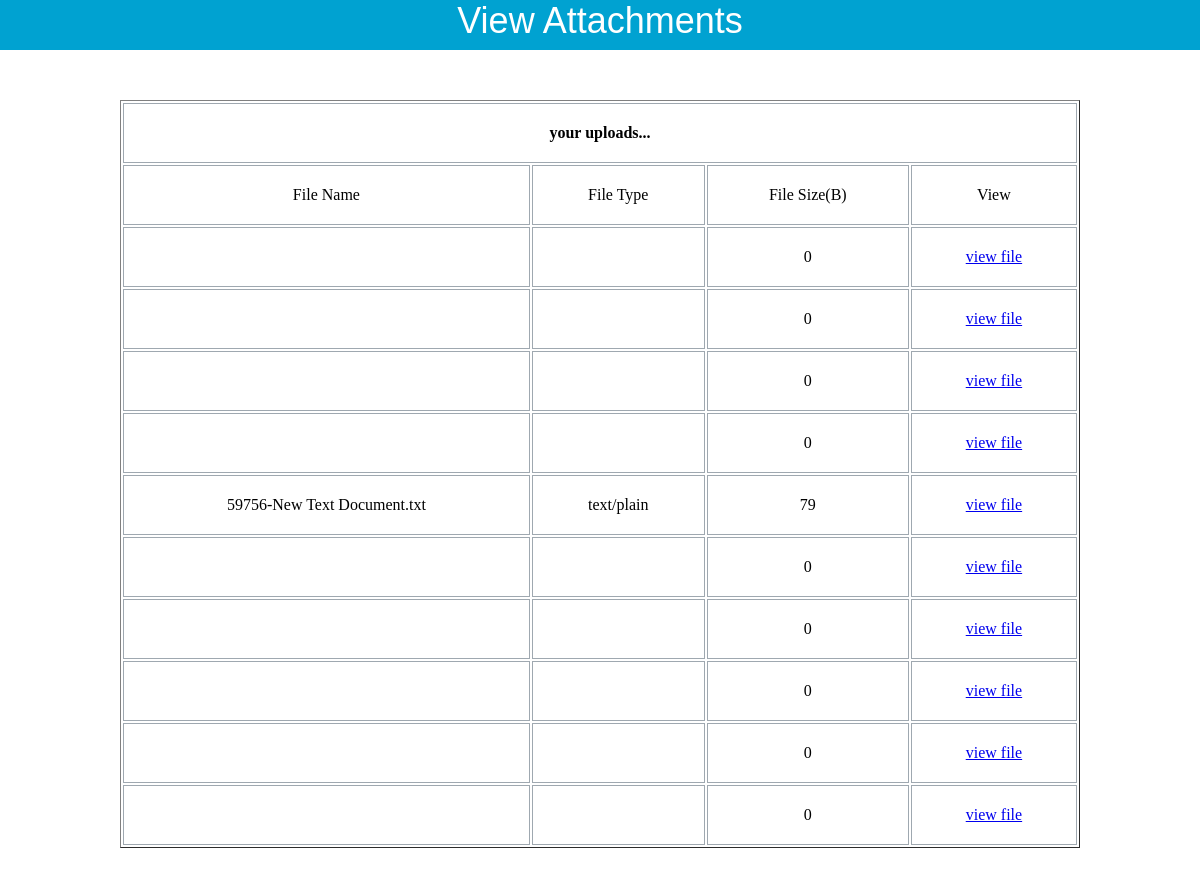
The page /Code/view_Attachments.php (signed in) on the database its author committed.
### tables this page shows
CREATE TABLE `bugtable` (
  `bug_id` int(11) NOT NULL,
  `prog_id` int(11) NOT NULL,
  `area_id` int(11) DEFAULT NULL,
  `report_type` varchar(32) NOT NULL,
  `severity` varchar(32) NOT NULL,
  `problem_summary` text NOT NULL,
  `problem` text NOT NULL,
  `reproducible` varchar(32) NOT NULL,
  `reported_by` int(11) NOT NULL,
  `date` date NOT NULL,
  `suggested_fix` text NOT NULL,
  `assigned_to` int(11) DEFAULT NULL,
  `comments` text NOT NULL,
  `status` varchar(32) NOT NULL,
  `priority` varchar(32) NOT NULL,
  `resolution` varchar(32) NOT NULL,
  `resolution_version` varchar(32) NOT NULL,
  `resolved_by` int(11) DEFAULT NULL,
  `resolved_date` date NOT NULL,
  `tested_by` int(11) DEFAULT NULL,
  `test_date` date NOT NULL,
  `deferred` varchar(32) NOT NULL,
  `attachment` text NOT NULL,
  `attachment_type` text NOT NULL,
  `attachment_size` int(30) NOT NULL
);

### Code/view_Attachments.php (the view, shortened to what this page needs)
<!DOCTYPE html>
<html>
<head>
</head>
<body>
<div id="header">
<label>View Attachments</label>
</div>
<div id="body">
 <table width="80%" border="1">
    <tr>
    <th colspan="4">your uploads...<label></th>
    </tr>
    <tr>
    <td>File Name</td>
    <td>File Type</td>
    <td>File Size(B)</td>
    <td>View</td>
    </tr>
    <?php
 require_once("connection_to_root.php");
 $query = " Select * From bugtable ";
 $result = mysqli_query($con,$query);
 while($row=mysqli_fetch_assoc($result))
 {
  ?>
        <tr>
        <td><?php echo $row['attachment'] ?></td>
        <td><?php echo $row['attachment_type'] ?></td>
        <td><?php echo $row['attachment_size'] ?></td>
        <td><a href="uploads/<?php echo $row['attachment'] ?>" target="_blank">view file</a></td>
        </tr>
        <?php
 }
 ?>
    </table>
</div>
</body>
</html>

### Code/view_Attachments.php (style rules this page uses)
* { padding:0; margin:0; }
body { background:#fff; font-family:Georgia, "Times New Roman", Times, serif; text-align:center; }
#header { background:#00a2d1; width:100%; height:50px; color:#fff; font-size:36px; font-family:Verdana, Geneva, sans-serif; }
#body { margin-top:100px; }
#body table { margin:0 auto; position:relative; bottom:50px; }
table td,th { padding:20px; border: solid #9fa8b0 1px; border-collapse:collapse; }

### rows shown on the page
bugtable: attachment_size "0"
bugtable: attachment_size "0"
bugtable: attachment_size "0"
bugtable: attachment_size "0"
bugtable: attachment "59756-New Text Document.txt", attachment_type "text/plain", attachment_size "79"
bugtable: attachment_size "0"
bugtable: attachment_size "0"
bugtable: attachment_size "0"
bugtable: attachment_size "0"
bugtable: attachment_size "0"
